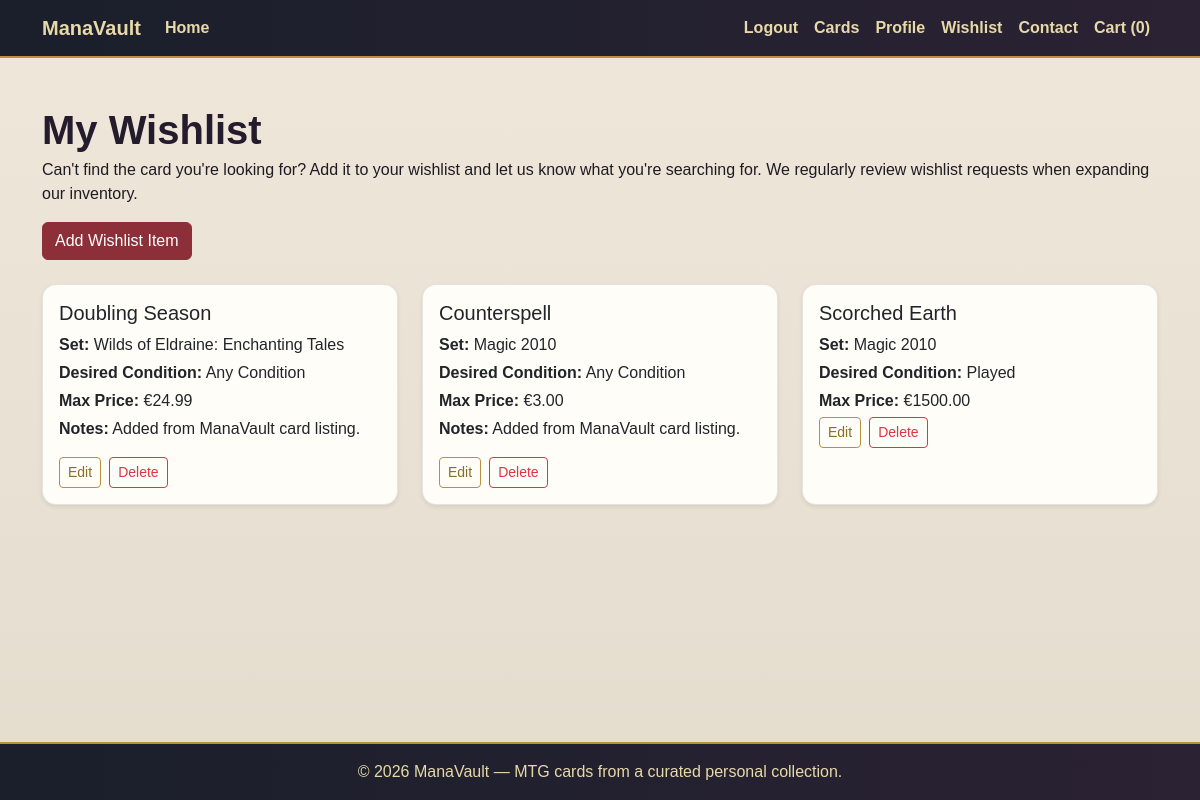
Before: /wishlist/ (signed in) with the older database file.
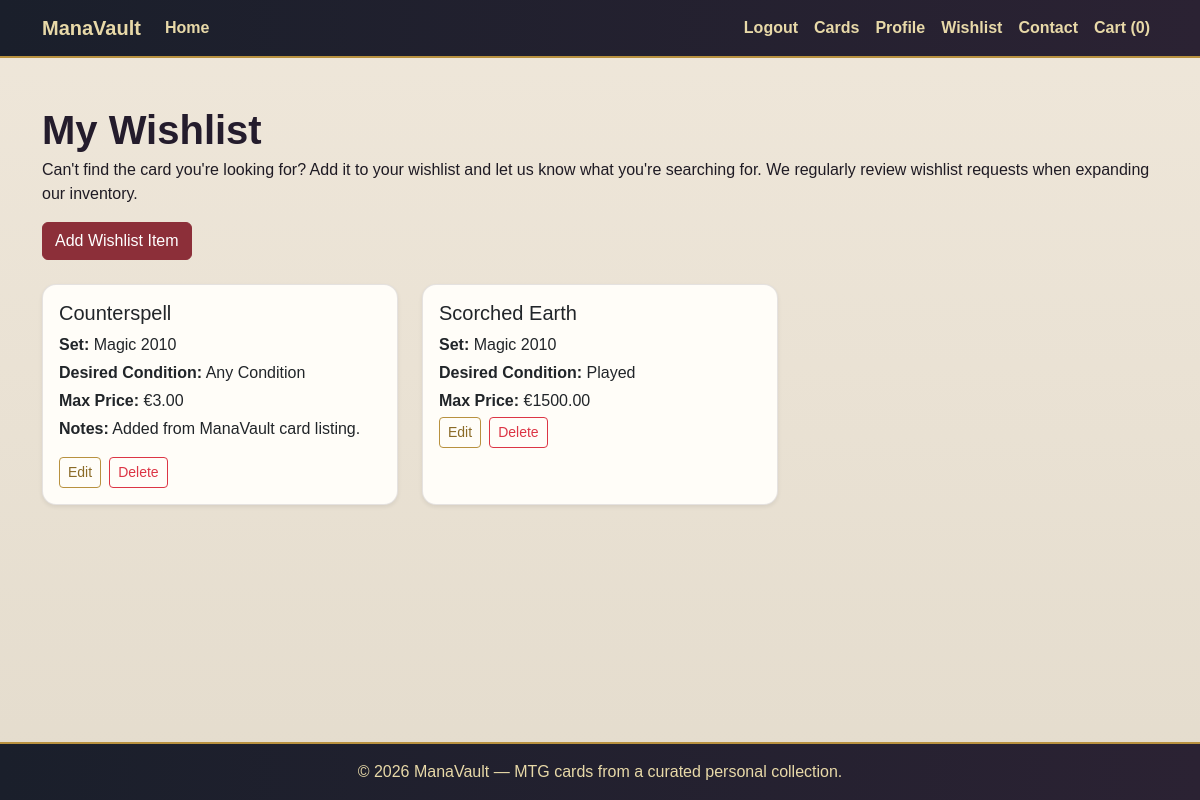
After: the same page with the newer database file.
### wishlist/models.py (models this page shows, shortened)
class WishlistItem(models.Model):
    CONDITION_CHOICES = [
        ('near_mint', 'Near Mint'),
        ('excellent', 'Excellent'),
        ('good', 'Good'),
        ('played', 'Played'),
        ('any', 'Any Condition'),
    ]
    user = models.ForeignKey(
        settings.AUTH_USER_MODEL,
        on_delete=models.CASCADE,
        related_name='wishlist_items'
    )
    card_name = models.CharField(max_length=100)
    set_name = models.CharField(max_length=100, blank=True)
    desired_condition = models.CharField(
        max_length=20,
        choices=CONDITION_CHOICES,
        default='any'
    )
    max_price = models.DecimalField(
        max_digits=6,
        decimal_places=2,
        blank=True,
        null=True
    )
    notes = models.TextField(blank=True)
    created_at = models.DateTimeField(auto_now_add=True)
    class Meta:
        ordering = ['-created_at']

### wishlist/views.py (the view)
# urls.py: path('wishlist/', include('wishlist.urls')),
@login_required
def wishlist(request):
    items = WishlistItem.objects.filter(user=request.user)
    return render(request, 'wishlist/wishlist.html', {
        'items': items,
    })

### templates/wishlist/wishlist.html (shortened to what this page needs)
{% extends 'base.html' %}
{% block content %}
<div class="py-4">
    <div class="d-flex justify-content-between align-items-center mb-4 flex-wrap gap-3">
        <div>
            <h1 class="mb-1">My Wishlist</h1>
            <p class="mb-0">
                Can't find the card you're looking for? Add it to your wishlist and let us know what you're searching for.
                We regularly review wishlist requests when expanding our inventory.
            </p>
        </div>
        <a href="{% url 'add_wishlist_item' %}" class="btn btn-primary">Add Wishlist Item</a>
    </div>
    {% if items %}
        <div class="row">
            {% for item in items %}
                <div class="col-md-6 col-lg-4 mb-4">
                    <div class="card h-100 shadow-sm">
                        <div class="card-body">
                            <h2 class="h5 card-title">{{ item.card_name }}</h2>
                            {% if item.set_name %}
                                <p class="mb-1"><strong>Set:</strong> {{ item.set_name }}</p>
                            {% endif %}
                            <p class="mb-1">
                                <strong>Desired Condition:</strong>
                                {{ item.get_desired_condition_display }}
                            </p>
                            {% if item.max_price %}
                                <p class="mb-1"><strong>Max Price:</strong> €{{ item.max_price }}</p>
                            {% endif %}
                            {% if item.notes %}
                                <p class="mb-3"><strong>Notes:</strong> {{ item.notes }}</p>
                            {% endif %}
                            <div class="d-flex gap-2">
                                <a href="{% url 'edit_wishlist_item' item.id %}" class="btn btn-sm btn-outline-primary">
                                    Edit
                                </a>
                                <a href="{% url 'delete_wishlist_item' item.id %}" class="btn btn-sm btn-outline-danger">
                                    Delete
                                </a>
                            </div>
                        </div>
                    </div>
                </div>
            {% endfor %}
        </div>
    {% else %}
        <div class="alert alert-info">
            You do not have any wishlist items yet.
        </div>
        <a href="{% url 'add_wishlist_item' %}" class="btn btn-primary">Add Your First Wishlist Item</a>
    {% endif %}
</div>
{% endblock %}

### templates/base.html (shortened to what this page needs)
<!DOCTYPE html>
<html lang="en">
<head>
    <link href="https://cdn.jsdelivr.net/npm/bootstrap@5.3.3/dist/css/bootstrap.min.css" rel="stylesheet">
    {% load static %}
    <link rel="stylesheet" href="{% static 'css/base.css' %}">
</head>
<body>
    {% include 'includes/navbar.html' %}
    <main class="container py-4">
        {% block content %}{% endblock %}
    </main>
    {% include 'includes/footer.html' %}
</body>
</html>

### templates/includes/navbar.html (shortened to what this page needs)
<nav class="navbar navbar-expand-lg navbar-dark bg-dark">
    <div class="container">
        <a class="navbar-brand" href="{% url 'home' %}">ManaVault</a>
        <div class="collapse navbar-collapse" id="main-nav">
            <ul class="navbar-nav me-auto mb-2 mb-lg-0">
                <li class="nav-item">
                    <a class="nav-link" href="{% url 'home' %}">Home</a>
                </li>
            </ul>
            <ul class="navbar-nav ms-auto mb-2 mb-lg-0">
                {% if user.is_authenticated %}
                    <li class="nav-item">
                        <a class="nav-link" href="#"
                            onclick="event.preventDefault(); document.getElementById('logout-form').submit();">
                                Logout
                        </a>
                    </li>
                    <li class="nav-item">
                        <a class="nav-link" href="{% url 'cards' %}">Cards</a>
                    </li>
                    <li class="nav-item">
                        <a class="nav-link" href="{% url 'profile' %}">Profile</a>
                    </li>
                    <li class="nav-item">
                        <a class="nav-link" href="{% url 'wishlist' %}">Wishlist</a>
                    </li>
                    <li class="nav-item">
                        <a class="nav-link" href="{% url 'contact' %}">Contact</a>
                    </li>
                {% endif %}
                <li class="nav-item">
                    <a href="{% url 'view_cart' %}" class="nav-link">
                        Cart (<span id="cart-count">{{ request.session.cart|length|default:0 }}</span>)
                    </a>
                </li>
            </ul>
        </div>
    </div>
</nav>

### templates/includes/footer.html
<footer class="mt-5 py-3">
    <div class="container text-center">
        <p class="mb-0">© 2026 ManaVault — MTG cards from a curated personal collection.</p>
    </div>
</footer>

### static/css/base.css (style rules this page uses)
body { min-height: 100vh; display: flex; flex-direction: column; background: linear-gradient(to bottom, #efe7da, #e4dccd); color: #1f1b24; font-family: Arial, sans-serif; }
main { flex: 1; }
.navbar { background: linear-gradient(90deg, #1a1f2b, #2b2233) !important; border-bottom: 2px solid #b8913f; }
.navbar-brand, .navbar .nav-link { color: #e8d9a8 !important; font-weight: 600; }
footer { background: linear-gradient(90deg, #1a1f2b, #2b2233); color: #e8d9a8; border-top: 2px solid #b8913f; }
h1, h2, h3, h4, h5 { color: #241c2c; font-weight: 700; }
.card { border: 1px solid rgba(43, 34, 51, 0.12); border-radius: 14px; overflow: hidden; background-color: #fffdf8; transition: transform 0.18s ease, box-shadow 0.18s ease; }
.btn-primary { background-color: #8c2f39; border-color: #8c2f39; color: #fff; }
.btn-outline-primary { border-color: #b8913f; color: #8a6a27; }
a { color: #8c2f39; }

Changed rows visible on the page:
removed WishlistItem: card_name "Doubling Season", set_name "Wilds of Eldraine: Enchanting Tales", desired_condition "Any Condition", max_price "24.99", notes "Added from ManaVault card listing."
